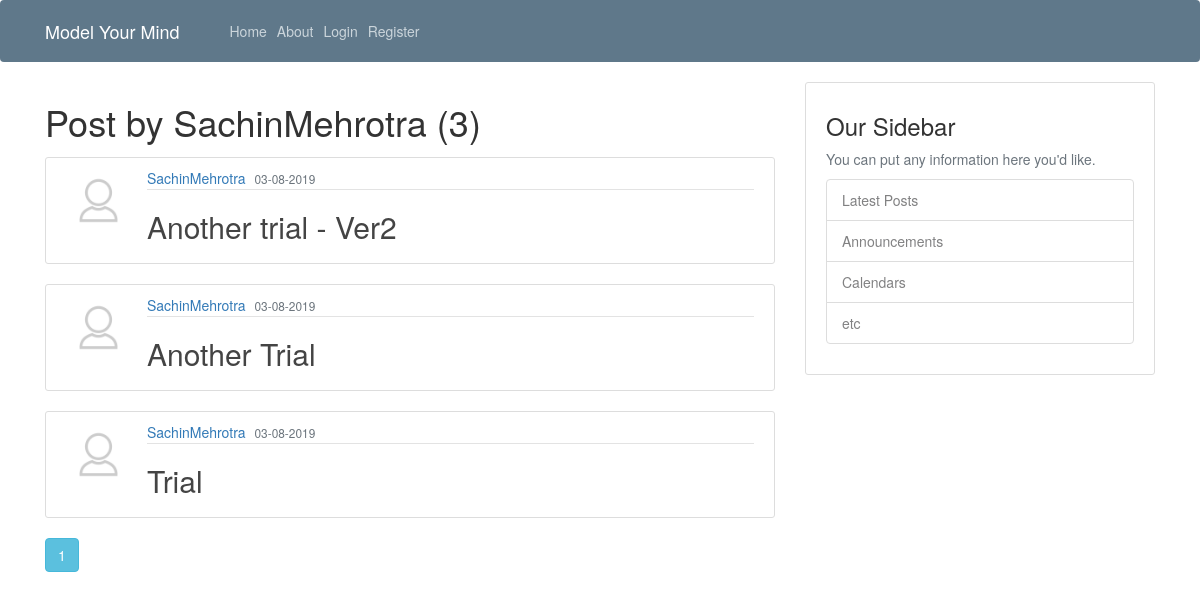
Page /user/SachinMehrotra on the earlier database version.
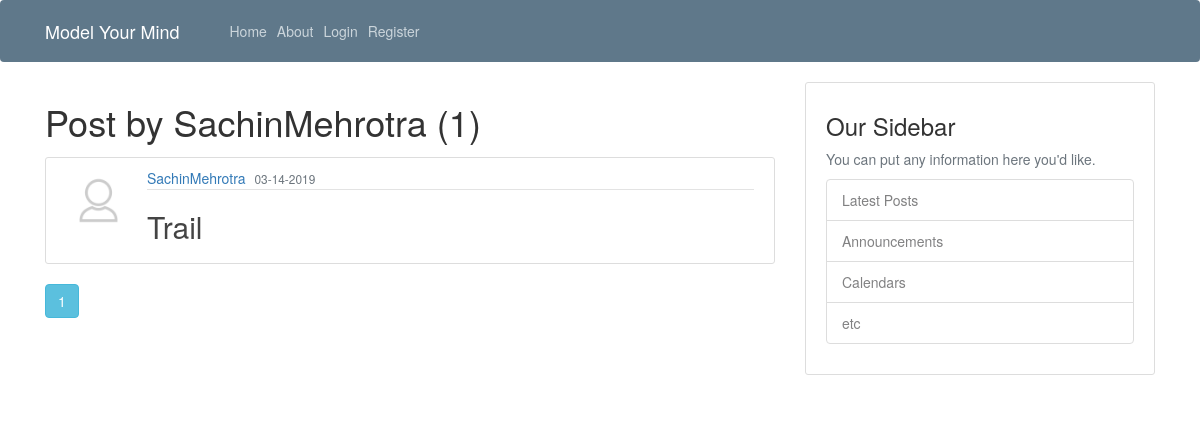
Same page on the later database version.
### flaskblog/models.py (models this page shows, shortened)
class Post(db.Model):
	id = db.Column(db.Integer, primary_key=True)
	title = db.Column(db.String(100), nullable=False)
	date_posted = db.Column(db.DateTime, nullable=False, default=datetime.utcnow)
	content = db.Column(db.Text, nullable=False,)
	user_id = db.Column(db.Integer, db.ForeignKey('user.id'), nullable=False)
	approve_flag = db.Column(db.Boolean,default=False, nullable=False)

class User(db.Model, UserMixin):
	id = db.Column(db.Integer, primary_key=True)
	username = db.Column(db.String(20), unique=True, nullable=False)
	email = db.Column(db.String(100), unique=True, nullable=False)
	user_image = db.Column(db.String(20), nullable=False, default="default.png")
	password = db.Column(db.String(60), nullable=False)
	posts = db.relationship('Post', backref='author', lazy=True)

### flaskblog/users/routes.py (the view)
@users.route("/user/<string:username>")
def user_post(username):
	page = request.args.get('page',1,type=int)
	user = User.query.filter_by(username=username).first_or_404()
	posts = Post.query.filter_by(author=user).order_by(Post.date_posted.desc()).paginate(per_page=3, page=page)
	return render_template("user_post.html", posts=posts, user=user)

### flaskblog/templates/user_post.html
{% extends "layout.html" %}
{% block content %}
<h1 class="mb-3"> Post by {{ user.username }} ({{posts.total}})</h1>
	{% for post in posts.items %}
		<article class="media content-section">
      <img class="rounded-circle article-img" src="{{ url_for('static', filename='profile_pictures/'+ post.author.user_image) }}" />
  			<div class="media-body">
    			<div class="article-metadata">
      				<a class="mr-2" href="{{ url_for('users.user_post',username=post.author.username)}}">{{ post.author.username }}</a>
      				<small class="text-muted">{{ post.date_posted.strftime('%m-%d-%Y') }}</small>
    			</div>
    			<h2><a class="article-title" href="{{ url_for('posts.post', post_id=post.id) }}">{{ post.title }}</a></h2>
  			</div>
		</article>
	{% endfor %}
  {% for page_num in posts.iter_pages(left_edge=1, right_edge=1, left_current=1, right_current=2) %}
    {% if page_num %}
      {% if posts.page == page_num %}
      <a href="{{ url_for('users.user_post', username=user.username, page=page_num) }}" class="btn btn-info mb-4">{{ page_num }}</a>
      {% else %}
      <a href="{{ url_for('users.user_post', username=user.username, page=page_num) }}" class="btn btn-outline-info mb-4">{{page_num}}</a>
      {% endif %}
    {% else %}
      ...
    {% endif %}
  {% endfor %}
{% endblock content %}

Differences in the rows shown:
removed Post: user_image (placeholder picture), author.username "SachinMehrotra", date_posted "03-08-2019", title "Another trial - Ver2"
removed Post: user_image (placeholder picture), author.username "SachinMehrotra", date_posted "03-08-2019", title "Another Trial"
changed Post "SachinMehrotra": date_posted "03-08-2019" → "03-14-2019"; title "Trial" → "Trail"
Other differences:
{{ posts.total }}: "3" → "1"
